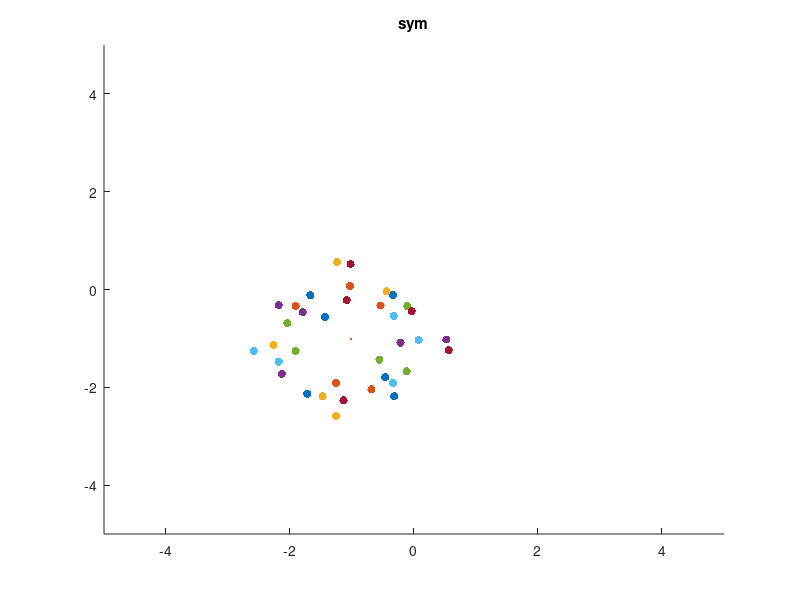
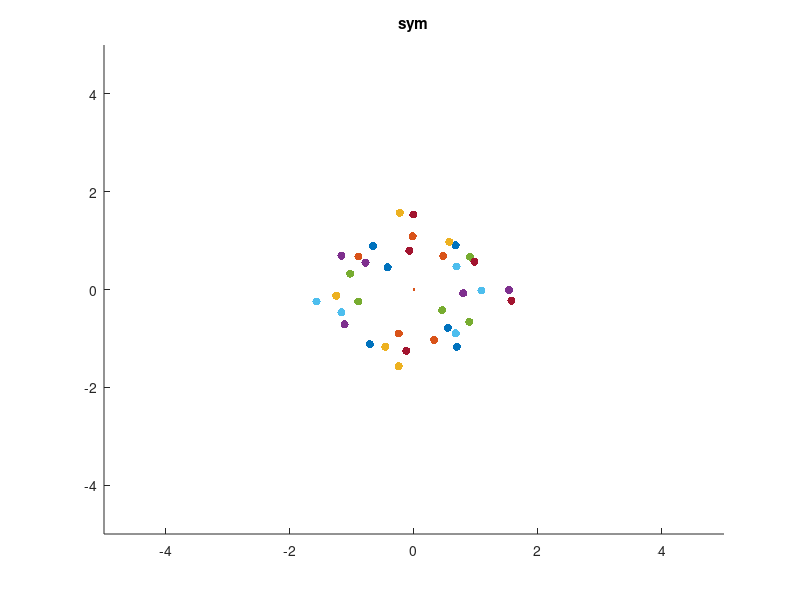
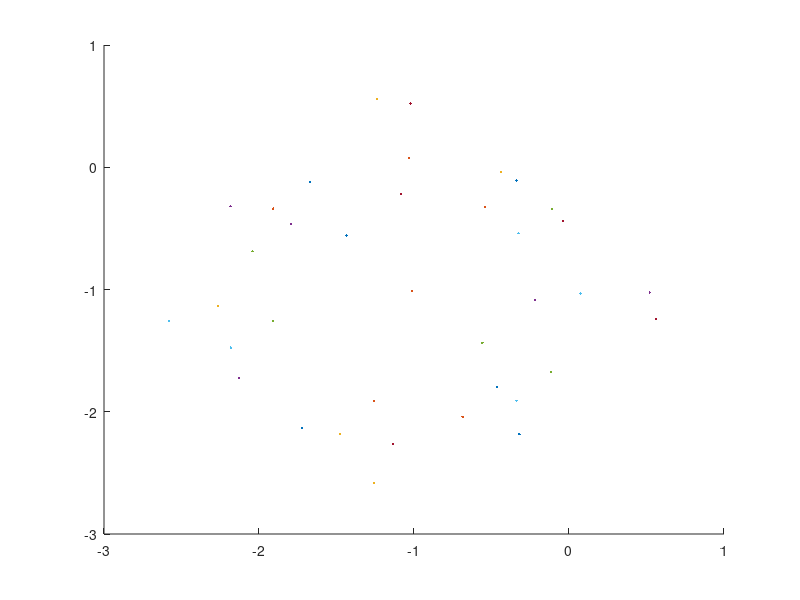
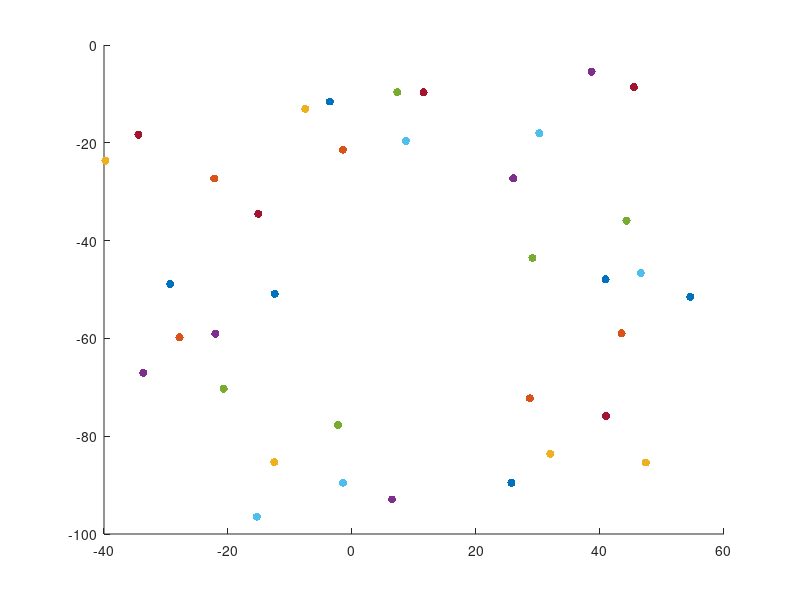

Here is the MATLAB script that generated these plots, in order:
% % symmetric dots
% clear
% % set up Psychtoolbox window
% % Screen('Preference', 'SkipSyncTests', 1); % only for testing purposes
% % 
% %           [w, rect] = PsychImaging('OpenWindow', 0, 0.5,[0 0 640 480],32,2);
% % 
% % Screen('BlendFunction', win, GL_SRC_ALPHA, GL_ONE_MINUS_SRC_ALPHA);
% rect= [ 0 0 400 800]
% % define dot characteristics
% dotDiameter = 0.1; % in degrees
% compartmentSize = 0.16; % in degrees
% jitterSize = 0.04; % in degrees
% numDots = 18;
% 
% % calculate positions for one side of symmetric pattern
% cols = setdiff(1:9, 5); % exclude middle column
% rows = randperm(18, numDots);
% numDotsPerCol = [3 3 2 2 2 2 2 2];
% numDotsPerCol = numDotsPerCol(randperm(8));
% dotPositions = zeros(18, 9);
% for c = 1:length(cols)
%     colIdx = cols(c);
%     colRows = find(dotPositions(:, colIdx));
%     if length(colRows) < numDotsPerCol(c)
%         % place dots in empty rows
%         emptyRows = setdiff(1:18, colRows);
%         newRows = emptyRows(randperm(length(emptyRows), numDotsPerCol(c)-length(colRows)));
%         dotPositions(newRows, colIdx) = 1;
%     end
% end
% rowIdx = find(dotPositions);
% dotPositions(rowIdx) = rows(randperm(length(rows)));
% 
% % jitter dot positions
% [x, y] = meshgrid((0:17)*compartmentSize, (0:17)*compartmentSize);
% x = x + (rand(size(x))-0.5)*jitterSize*2;
% y = y + (rand(size(y))-0.5)*jitterSize*2;
% dotX = x(dotPositions~=0);
% dotY = y(dotPositions~=0);
% 
% % generate symmetric pattern by mirroring
% dotX = [dotX; 2*compartmentSize - dotX];
% dotY = [dotY; dotY];
% 
% % apply orientation offset of 45 degrees
% theta = deg2rad(-45);
% rotationMatrix = [cos(theta) -sin(theta); sin(theta) cos(theta)];
% dotPositions = rotationMatrix * [dotX'; dotY'];
% dotX = dotPositions(1,:)';
% dotY = dotPositions(2,:)';
% 
% % convert positions to pixels
% dotX = dotX * rect(3);
% dotY = dotY * rect(4);
% 
% % plot dots
% dotColor = [1 1 1];
% dotSizePix = round(dotDiameter * rect(4));
% for i = 1:length(dotX)
% %    Screen('DrawDots', win, [dotX(i) dotY(i)], dotSizePix, dotColor, [], 1);
%     scatter(dotX(i), dotY(i));
%     hold on
% end
% %Screen('Flip', win);
% 
% % wait for key press to exit
%   
% %%
% 
% dotDiameter = 0.1; % in degrees
% compartmentSize = 0.16; % in degrees
% jitterSize = 0.04; % in degrees
% numDots = 18;
% 
% % calculate positions for one side of symmetric pattern
% cols = setdiff(1:9, 5); % exclude middle column
% rows = randperm(18, numDots);
% numDotsPerCol = [3 3 2 2 2 2 2 2];
% numDotsPerCol = numDotsPerCol(randperm(8));
% dotPositions = zeros(18, 9);
% for c = 1:length(cols)
%     colIdx = cols(c);
%     colRows = find(dotPositions(:, colIdx));
%     if length(colRows) < numDotsPerCol(c)
%         % place dots in empty rows
%         emptyRows = setdiff(1:18, colRows);
%         newRows = emptyRows(randperm(length(emptyRows), numDotsPerCol(c)-length(colRows)));
%         dotPositions(newRows, colIdx) = 1;
%     end
% end
% rowIdx = find(dotPositions);
% dotPositions(rowIdx) = rows(randperm(length(rows)));
% 
% % jitter dot positions
% [x, y] = meshgrid((0:17)*compartmentSize, (0:17)*compartmentSize);
% x = x + (rand(size(x))-0.5)*jitterSize*2;
% y = y + (rand(size(y))-0.5)*jitterSize*2;
% dotX = x(dotPositions~=0);
% dotY = y(dotPositions~=0);
% 
% % generate symmetric pattern by mirroring
% dotX = [dotX; 2*compartmentSize - dotX];
% dotY = [dotY; dotY];
% 
% % apply orientation offset of 45 degrees
% theta = deg2rad(-45);
% rotationMatrix = [cos(theta) -sin(theta); sin(theta) cos(theta)];
% dotPositions = rotationMatrix * [dotX'; dotY'];
% dotX = dotPositions(1,:)';
% dotY = dotPositions(2,:)';
% 
% % convert positions to pixels
% dotX = dotX * rect(3);
% dotY = dotY * rect(4);
% 
% % plot dots
% dotColor = [1 1 1];
% dotSizePix = round(dotDiameter * rect(4));
% for i = 1:length(dotX)
%     scatter(dotX(i), dotY(i));
%     hold on
% end
% 
% 
% 
% %%
% % Define constants
% dotSize = 0.1; % in degrees
% compartmentSize = 0.16; % in degrees
% jitterRange = 0.04; % in degrees
% numDots = 18;
% 
% % Create dot positions on one side of the symmetry axis
% dotPositions = zeros(numDots, 2);
% cols = randperm(9) + 1;
% for i = 1:2
%     dotPositions(:, cols(i)) = repmat([1; 2; 3], 1, 2);
% end
% for i = 3:9
%     dotPositions(:, cols(i)) = repmat([1; 2], 1, 3);
% end
% dotRows = randperm(numDots)';
% dotPositions(:, 1) = dotRows;
% 
% % Create mirrored dot positions on the other side of the symmetry axis
% mirroredDotPositions = [dotPositions(:, 1), 10 - dotPositions(:, 2)];
% 
% % Jitter dot positions
% dotPositions = dotPositions + jitterRange * randn(size(dotPositions));
% mirroredDotPositions = mirroredDotPositions + jitterRange * randn(size(mirroredDotPositions));
% 
% % Combine dot positions
% dotPositions = [dotPositions; mirroredDotPositions];
% 
% % Add orientation offset of 45 degrees to the dot positions
% theta = deg2rad(45);
% rotMatrix = [cos(theta), -sin(theta); sin(theta), cos(theta)];
% dotPositions = dotPositions * rotMatrix;
% 
% % Draw dots
% for i = 1:size(dotPositions, 1)
%     x = (dotPositions(i, 1) - 1) * compartmentSize;
%     y = (dotPositions(i, 2) - 1) * compartmentSize;
%    % Screen('DrawDots', window, [x, y], dotSize, [255 255 255]);
%     scatter(x,y,dotSize)
%     hold on
% end
% 
% % Flip window to show dots
% %Screen('Flip', window);
% 
% % Wait for a key press
% KbWait();
% 
% % Clear screen and close window
% sca();



close all 
clear all
%%
rect= [ 0 0 34 34]

dotDiameter = 0.1; % in degrees
compartmentSize = 0.16; % in degrees
jitterSize = 0.04; % in degrees
numDots = 18;

% calculate positions for one side of symmetric pattern
cols = setdiff(1:9, 9); % exclude middle column
rows = randperm(18, numDots);
numDotsPerCol = [3 3 2 2 2 2 2 2];
numDotsPerCol = numDotsPerCol(randperm(8));
dotPositions = zeros(18, 9);
for c = 1:length(cols)
    colIdx = cols(c);
    colRows = find(dotPositions(:, colIdx));
    if length(colRows) < numDotsPerCol(c)
        % place dots in empty rows
        emptyRows = setdiff(1:18, colRows);
        newRows = emptyRows(randperm(length(emptyRows), numDotsPerCol(c)-length(colRows)));
        dotPositions(newRows, colIdx) = 1;
    end
end
rowIdx = find(dotPositions);
rowIdx = rowIdx(randperm(length(rowIdx)));
dotPositions(rowIdx(1:18)) = rows;

% jitter dot positions
[x, y] = meshgrid((0:17)*compartmentSize, (0:17)*compartmentSize);

 x=x(:,2:end)
 y=y(:,2:end)

x=x(dotPositions~=0);
y=y(dotPositions~=0);
x = x + (rand(size(x))-0.5)*jitterSize*2;
y = y + (rand(size(y))-0.5)*jitterSize*2;
%dotX = x(dotPositions~=0);
%dotY = y(dotPositions~=0);

dotX = x
dotY = y


% generate symmetric pattern by mirroring
%dotX = [dotX; 2*compartmentSize - dotX];
dotX = [dotX; - dotX];

dotY = [dotY; dotY];

% apply orientation offset of 45 degrees
theta = deg2rad(135);
rotationMatrix = [cos(theta) -sin(theta); sin(theta) cos(theta)];




rotcompens=(90-mod(rad2deg(theta), 90))/100;



dotPositions = rotationMatrix * [dotX'; dotY'];

dotX = dotPositions(1,:)';
dotY = dotPositions(2,:)';
% dotX=dotX(2:end)
% dotY=dotY(2:end)

Xc=(max(dotX)+min(dotX))/2;
Yc=(max(dotY)+min(dotY))/2;

newXc=rotcompens*Xc
newYc=1-rotcompens*Yc

Xr =  (dotX)*cos(theta) + (dotY)*sin(theta) + Xc;
Yr = -(dotX)*sin(theta) + (dotY)*cos(theta) + Yc;

% convert positions to pixels
dotXpix = dotX * rect(3);
dotYpix = dotY * rect(4);

% plot dots
dotColor = [1 1 1];
dotSizePix = round(dotDiameter * rect(4));
figure
for i = 1:length(dotX)
%    Screen('DrawDots', win, [dotX(i) dotY(i)], dotSizePix, dotColor, [], 1);
    scatter(dotX(i), dotY(i), dotSizePix,'filled', 'r');
    hold on
end
hold on
    scatter(Xc, Xc, dotSizePix,'filled', 'y');

figure
for i = 1:length(dotX)
%    Screen('DrawDots', win, [dotX(i) dotY(i)], dotSizePix, dotColor, [], 1);
    scatter(dotX(i), dotY(i), 35,'filled', 'w');
    hold on
end
set(gca,'color',[0.5 0.5 0.5])
xlim([-5 5])
ylim([-5 5])
title('sym')
hold on
    scatter(Xc, Yc, dotSizePix,'filled', 'r');

print('symmetric_dots', '-dpng', '-r300'); %<-Save as PNG with 300 DPI

figure
for i = 1:length(dotX)
%    Screen('DrawDots', win, [dotX(i) dotY(i)], dotSizePix, dotColor, [], 1);
    scatter(dotX(i)-Xc, dotY(i)-Yc, 35,'filled', 'w');
    hold on
end
set(gca,'color',[0.5 0.5 0.5])
xlim([-5 5])
ylim([-5 5])
title('sym')
hold on
    scatter(0, 0, dotSizePix,'filled', 'r');

print('symmetric_dots_transf', '-dpng', '-r300'); %<-Save as PNG with 300 DPI

% 
% figure
% for i = 1:length(dotX)
% %    Screen('DrawDots', win, [dotX(i) dotY(i)], dotSizePix, dotColor, [], 1);
%     scatter(Xr(i), Yr(i), 35,'filled', 'w');
%     hold on
% end
% set(gca,'color',[0.5 0.5 0.5])
% xlim([-5 5])
% ylim([-5 5])

%% figure 2: comparisons


% apply orientation offset of 45 degrees
theta = deg2rad(55);
rotationMatrix = [cos(theta) -sin(theta); sin(theta) cos(theta)];
dotPositions = rotationMatrix * [dotX'; dotY'];
dotX = dotPositions(1,:)';
dotY = dotPositions(2,:)';
% dotX=dotX(2:end)
% dotY=dotY(2:end)
% convert positions to pixels
dotX = dotX * rect(3);
dotY = dotY * rect(4);

% plot dots
dotColor = [1 1 1];
dotSizePix = round(dotDiameter * rect(4));
% figure
% for i = 1:length(dotX)
% %    Screen('DrawDots', win, [dotX(i) dotY(i)], dotSizePix, dotColor, [], 1);
%     scatter(dotX(i), dotY(i), dotSizePix,'filled', 'r');
%     hold on
% end


figure
for i = 1:length(dotX)
%    Screen('DrawDots', win, [dotX(i) dotY(i)], dotSizePix, dotColor, [], 1);
    scatter(dotX(i), dotY(i), 35,'filled', 'w');
    hold on
end
set(gca,'color',[0.5 0.5 0.5])
